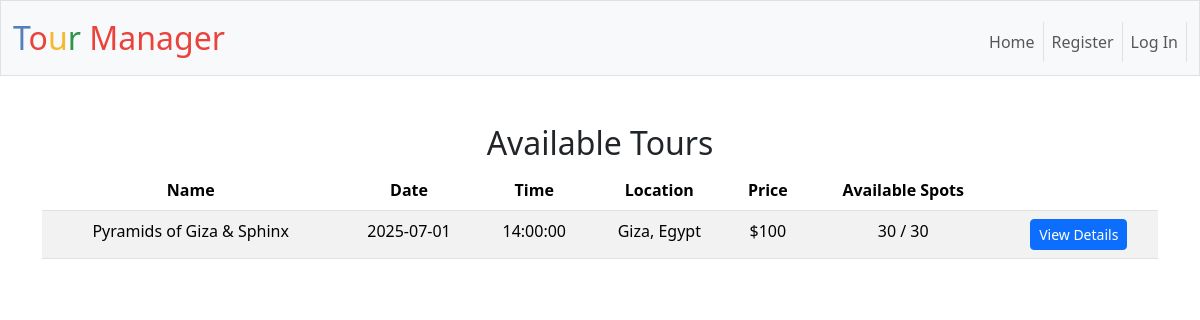
Page /tours on the committed database.
### tables this page shows
CREATE TABLE tours (
    id INTEGER PRIMARY KEY AUTOINCREMENT NOT NULL,
    name TEXT NOT NULL,
    "location" TEXT NOT NULL, -- This field is fine for location as you described
    description TEXT,
    date DATE NOT NULL,
    time TIME NOT NULL,
    duration TEXT, -- e.g., "3 hours"
    price NUMERIC NOT NULL,
    current_bookings INTEGER NOT NULL DEFAULT 0,
    status TEXT NOT NULL CHECK(status IN ('Scheduled', 'Confirmed', 'Cancelled', 'Completed', 'Archived')) DEFAULT 'Scheduled',
    created_by_user_id INTEGER NOT NULL, max_capacity INTEGER NOT NULL DEFAULT 0, -- Removed the comma here
    FOREIGN KEY(created_by_user_id) REFERENCES users(id)
);

### app.py (the view)
@app.route("/tours")
def list_tours():
    available_tours = db.execute("""
        SELECT * FROM tours
        WHERE date >= ? AND status IN ('Scheduled', 'Confirmed')
        AND current_bookings < max_capacity
        ORDER BY date, time
    """, date.today())
    for tour in available_tours:
        tour['formatted_date'] = tour['date'] # Adjust formatting as needed
        tour['formatted_time'] = tour['time'] # Adjust formatting as needed
    return render_template("list_tours.html", available_tours=available_tours)

### app.py (called while the page is built)
@app.after_request
def after_request(response):
    response.headers["Cache-Control"] = "no-cache, no-store, must-revalidate"
    response.headers["Expires"] = 0
    response.headers["Pragma"] = "no-cache"
    return response

### templates/list_tours.html (shortened to what this page needs)
{% extends "layout.html" %}
{% block main %}
    <h2>Available Tours</h2>
    {% if available_tours %}
        <table class="table table-striped">
            <thead>
                <tr>
                    <th>Name</th>
                    <th>Date</th>
                    <th>Time</th>
                    <th>Location</th>
                    <th>Price</th>
                    <th>Available Spots</th>
                    <th></th>
                </tr>
            </thead>
            <tbody>
                {% for tour in available_tours %}
                    <tr>
                        <td>{{ tour.name | default("N/A") }}</td>
                        <td>{{ tour.formatted_date | default("N/A") }}</td>
                        <td>{{ tour.formatted_time | default("N/A") }}</td>
                        <td>{{ tour.location | default("N/A") }}</td>
                        <td>${{ tour.price | round(2) | default("N/A") }}</td>
                        <td>{{ tour.max_capacity - tour.current_bookings }} / {{ tour.max_capacity }}</td>
                        <td>
                            <a href="{{ url_for('view_tour_details', tour_id=tour.id) }}" class="btn btn-primary btn-sm">View Details</a>
                        </td>
                    </tr>
                {% endfor %}
            </tbody>
        </table>
    {% else %}
        <p>No available tours found at this time.</p>
    {% endif %}
{% endblock %}

### rows in the picture
tours: name "Pyramids of Giza & Sphinx", formatted_date "2025-07-01", formatted_time "14:00:00", location "Giza, Egypt", price "100", tour.max_capacity-tour.current_bookings "30", max_capacity "30"
